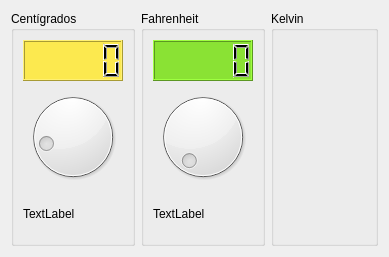
<?xml version="1.0" encoding="UTF-8"?>
<ui version="4.0">
 <class>Temperatura</class>
 <widget class="QDialog" name="Temperatura">
  <property name="geometry">
   <rect>
    <x>0</x>
    <y>0</y>
    <width>389</width>
    <height>257</height>
   </rect>
  </property>
  <property name="windowTitle">
   <string>Temperatura</string>
  </property>
  <property name="windowIcon">
   <iconset resource="recursos.qrc">
    <normaloff>:/icono</normaloff>:/icono</iconset>
  </property>
  <layout class="QHBoxLayout" name="horizontalLayout">
   <item>
    <widget class="QGroupBox" name="groupBox">
     <property name="title">
      <string>Centígrados</string>
     </property>
     <layout class="QVBoxLayout" name="verticalLayout">
      <item>
       <widget class="QLCDNumber" name="lcdCent">
        <property name="styleSheet">
         <string notr="true">background-color: rgb(252, 233, 79);</string>
        </property>
       </widget>
      </item>
      <item>
       <widget class="QDial" name="dialCent">
        <property name="cursor">
         <cursorShape>ClosedHandCursor</cursorShape>
        </property>
        <property name="minimum">
         <number>-18</number>
        </property>
        <property name="orientation">
         <enum>Qt::Horizontal</enum>
        </property>
       </widget>
      </item>
      <item>
       <widget class="QLabel" name="label">
        <property name="text">
         <string>TextLabel</string>
        </property>
       </widget>
      </item>
     </layout>
    </widget>
   </item>
   <item>
    <widget class="QGroupBox" name="groupBox_2">
     <property name="title">
      <string>Fahrenheit</string>
     </property>
     <layout class="QVBoxLayout" name="verticalLayout_2">
      <item>
       <widget class="QLCDNumber" name="lcdFahr">
        <property name="styleSheet">
         <string notr="true">background-color: rgb(138, 226, 52);</string>
        </property>
       </widget>
      </item>
      <item>
       <widget class="QDial" name="dialFahr">
        <property name="cursor">
         <cursorShape>OpenHandCursor</cursorShape>
        </property>
        <property name="maximum">
         <number>210</number>
        </property>
       </widget>
      </item>
      <item>
       <widget class="QLabel" name="label_2">
        <property name="text">
         <string>TextLabel</string>
        </property>
       </widget>
      </item>
     </layout>
    </widget>
   </item>
   <item>
    <widget class="QGroupBox" name="groupBox_3">
     <property name="title">
      <string>Kelvin</string>
     </property>
    </widget>
   </item>
  </layout>
 </widget>
 <resources>
  <include location="recursos.qrc"/>
 </resources>
 <connections>
  <connection>
   <sender>dialCent</sender>
   <signal>valueChanged(int)</signal>
   <receiver>lcdCent</receiver>
   <slot>display(int)</slot>
   <hints>
    <hint type="sourcelabel">
     <x>72</x>
     <y>141</y>
    </hint>
    <hint type="destinationlabel">
     <x>65</x>
     <y>67</y>
    </hint>
   </hints>
  </connection>
  <connection>
   <sender>dialFahr</sender>
   <signal>valueChanged(int)</signal>
   <receiver>lcdFahr</receiver>
   <slot>display(int)</slot>
   <hints>
    <hint type="sourcelabel">
     <x>200</x>
     <y>139</y>
    </hint>
    <hint type="destinationlabel">
     <x>201</x>
     <y>66</y>
    </hint>
   </hints>
  </connection>
 </connections>
</ui>
